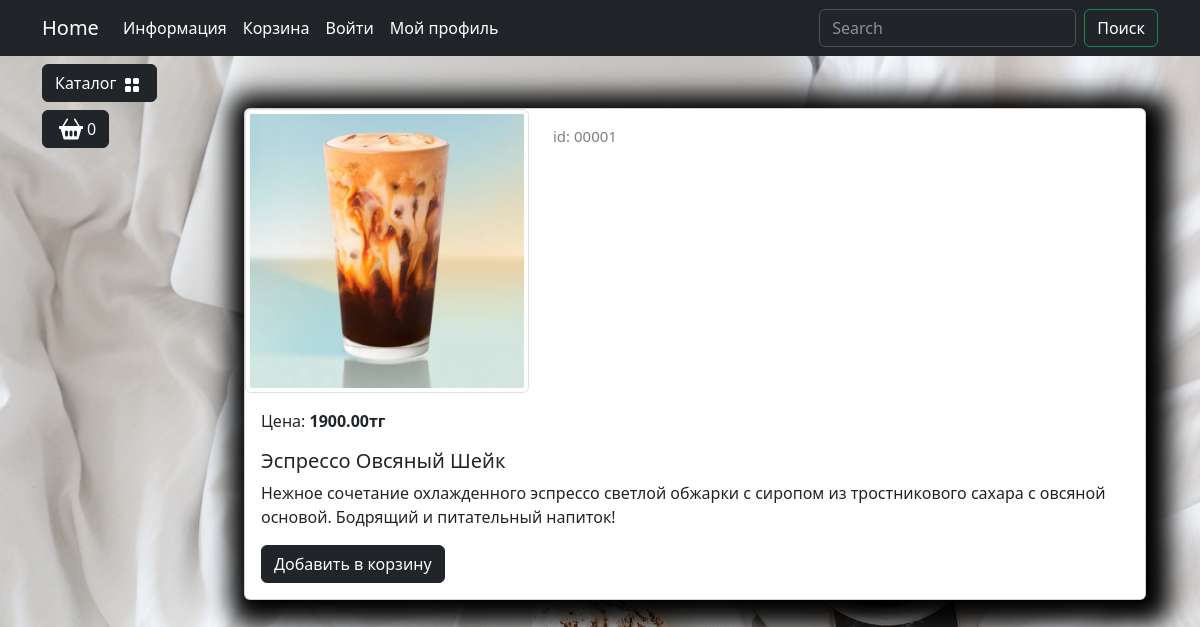
Page /catalog/product/espresso-ovsyanyj-shejk/ on the committed database.
### goods/models.py (models this page shows, shortened)
class Products(models.Model):
    name = models.CharField(max_length=150, unique=True, verbose_name='Название')
    slug = models.SlugField(max_length=200, unique=True, blank=True, null=True, verbose_name='URL')
    description = models.TextField(blank=True, null=True, verbose_name='Описание')
    image = models.ImageField(upload_to='goods_images', blank=True, null=True, verbose_name='Изображение')
    price = models.DecimalField(default=0.00, max_digits=7, decimal_places=2, verbose_name='Цена')
    discount = models.DecimalField(default=0.00, max_digits=4, decimal_places=2, verbose_name='Скидка в %')
    quantity = models.PositiveIntegerField(default=0, verbose_name='Количество')
    category = models.ForeignKey(to=Categories, on_delete=models.CASCADE, verbose_name='Категория')
    class Meta:
        db_table: str = 'product'
        verbose_name = 'Продукт'
        verbose_name_plural = 'Продукты'
        ordering = ("id",)
    def display_id(self):
        return f"{self.id:05}"
    def sell_price(self):
        if self.discount:
            return round(self.price - self.price*self.discount/100, 2)
        return self.price

### goods/views.py (the view)
# urls.py: path('product/<slug:product_slug>/', views.product, name='product'),
def product(request, product_slug):
    product = Products.objects.get(slug=product_slug)
    context = {"product": product}
    return render(request, "goods/product.html", context=context)

### goods/templatetags/goods_tags.py (called while the page is built)
@register.simple_tag()
def tag_categories():
    return Categories.objects.all()

### goods/templates/goods/product.html (shortened to what this page needs)
{% extends "base.html" %}
{% load static %}
{% block content %}
<div class="container mt-5">
    <div class="card mb-4 custom-shadow">
        <div class="row">
            <div class="col-md-4">
                <img src="{{ product.image.url }}"
                    class="img-thumbnail" data-bs-toggle="modal" data-bs-target="#imageModal1">
            </div>
            <div class="col-md-4 ">
                <p class="product_id mt-3">id: {{ product.display_id }}</p>
            </div>
        </div>
        <div class="card-body">
            <p class="card-text">Цена: <strong>{{ product.sell_price }}тг</strong></p>
            <h5 class="card-title">{{ product.name }}</h5>
            <p class="card-text">{{ product.description }}</p>
            <a href="#" class="btn btn-dark add-to-cart">Добавить в корзину</a>
        </div>
    </div>
</div>
{% endblock %}

### main/static/deps/css/my_css.css (style rules this page uses)
body { background-image: url("../images/coffee-image.jpg"); background-repeat: no-repeat; background-attachment: fixed; background-position: center center; background-size: cover; height: 100%; }
.custom-shadow { box-shadow: 5px 5px 25px 19px #000000; }
.product_id { color: gray; font-size: 15px; }

### rows in the picture
Products: image (picture), display_id "00001", sell_price "1900.00", name "Эспрессо Овсяный Шейк", description "Нежное сочетание охлажденного эспрессо светлой обжарки с сиропом из тростникового сахара с овсяной основой. Бодрящий и питательный напиток!"
